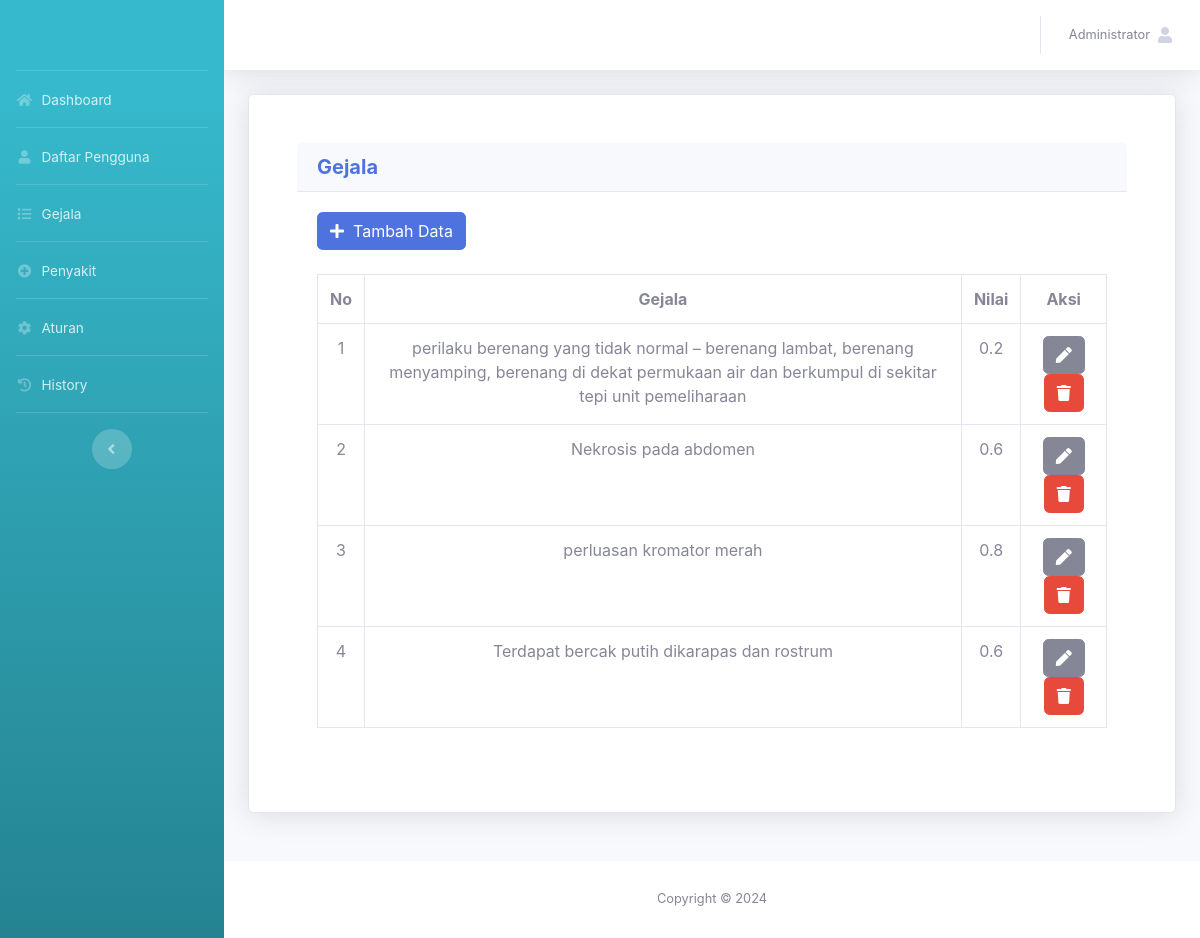
The page /admin/gejala.php (signed in) on the database its author committed.
### tables this page shows
CREATE TABLE `tb_akun` (
  `id_akun` int(11) NOT NULL,
  `nama_lengkap` varchar(50) NOT NULL,
  `username` varchar(50) NOT NULL,
  `password` varchar(50) NOT NULL,
  `level` varchar(30) NOT NULL
);

CREATE TABLE `tb_gejala` (
  `id_gejala` int(11) NOT NULL,
  `nama_gejala` text NOT NULL,
  `nilai_gejala` double NOT NULL
);

### admin/gejala.php (the view, shortened to what this page needs)
<?php
include '../assets/conn/config.php';
include 'header.php';
?>
<div class="container">
	<div class="card shadow p-5 mb-5">
		<div class = "card-header">
            <h5 class= "m-0 font-weight-bold text-primary">Gejala</h5>
        </div>
        <div class="card-body">
            <a href="tambah_gejala.php" class="btn btn-primary"><span class="fa fa-plus">
                </span>&nbsp; Tambah Data</a>
                <br>
                <br>
                <div class="table-responsive">
                    <table class="table table-bordered">
                        <tr>
                            <th class="text-center">No</th>
                            <th class="text-center">Gejala</th>
                            <th class="text-center">Nilai</th>
                            <th class="text-center">Aksi</th>
                        </tr>
                        <?php
                        $gejala =mysqli_query($conn, "SELECT * FROM tb_gejala ORDER BY id_gejala");
                        $no=1;
                        while($a=mysqli_fetch_array($gejala)){?>
                        <tr>
                            <td class="text-center"><?= $no++ ?></td>
                            <td class="text-center"><?= $a['nama_gejala']?></td>
                            <td class="text-center"><?= $a['nilai_gejala'] ?></td>
                            <td class="text-center">
                                <a href="edit_gejala.php?id_gejala=<?= $a['id_gejala'] ?>"
                                class="btn btn-secondary"><span class="fa fa-pen"></span></a>
                                <a href="gejala.php?id_gejala=<?= $a['id_gejala'] ?>&aksi=hapus" class="btn btn-danger"  onclick="return confirm('Apakah Anda yakin ingin menghapus data ini?');"><span class="fa fa-trash"></span></a>
                            </td>
                        </tr>
                        <?php }?>
                    </table>
                </div>
        </div>
    </div>
</div>
<?php
include 'footer.php';
?>

### admin/header.php (shortened to what this page needs)
<?php
include '../assets/conn/config.php';
?>
<!DOCTYPE html>
<html lang="en">
<head>
  <link href="../assets/vendor/fontawesome-free/css/all.min.css" rel="stylesheet" type="text/css">
  <link href="../assets/css/sb-admin-2.min.css" rel="stylesheet">
  <link href="../assets/vendor/datatables/dataTables.bootstrap4.min.css" rel="stylesheet">
</head>
<body id="page-top">
 <div id="wrapper">
  <ul class="navbar-nav bg-gradient-info sidebar sidebar-dark accordion" id="accordionSidebar">
    <a class="sidebar-brand d-flex align-items-center justify-content-center" href="index">
    </a>
    <hr class="sidebar-divider my-0">
    <li class="nav-item">
      <a class="nav-link" href="index.php">
        <i class="fas fa-fw fa-home"></i>
        <span>Dashboard</span></a>
      </li>
      <hr class="sidebar-divider my-0">
      <li class="nav-item">
        <a class="nav-link" href="daftar_pengguna.php">
          <i class="fas fa-fw fa-user"></i>
          <span>Daftar Pengguna</span></a>
      </li>
      <hr class="sidebar-divider my-0">
      <li class="nav-item">
        <a class="nav-link" href="gejala.php">
          <i class="fas fa-fw fa-list"></i>
          <span>Gejala</span></a>
      </li>
      <hr class="sidebar-divider my-0">
      <li class="nav-item">
        <a class="nav-link" href="penyakit.php">
          <i class="fas fa-fw fa-plus-circle"></i>
          <span>Penyakit</span></a>
      </li>
      <hr class="sidebar-divider my-0">
      <li class="nav-item">
        <a class="nav-link" href="aturan.php">
          <i class="fas fa-fw fa-cog"></i>
          <span>Aturan</span></a>
      </li>
      <hr class="sidebar-divider my-0">
      <li class="nav-item">
        <a class="nav-link" href="history.php">
          <i class="fas fa-fw fa-history"></i>
          <span>History</span></a>
      </li>
      <hr class="sidebar-divider d-none d-md-block">
      <div class="text-center d-none d-md-inline">
        <button class="rounded-circle border-0" id="sidebarToggle"></button>
      </div>
    </ul>
    <div id="content-wrapper" class="d-flex flex-column">
      <div id="content">
        <nav class="navbar navbar-expand navbar-light bg-white topbar mb-4 static-top shadow">
          <ul class="navbar-nav ml-auto">
            <li class="nav-item dropdown no-arrow">
              <a class="nav-link dropdown-toggle" href="#" id="userDropdown" role="button"
              data-toggle="dropdown" aria-haspopup="true" aria-expanded="false">
              <?php
              $username=$_SESSION['username'];
              $det=mysqli_query($conn,"select * from tb_akun where username='$username'");
              while($d=mysqli_fetch_array($det)){
                ?>
                <span class="mr-2 d-none d-lg-inline text-gray-600 small"><?php echo $d['nama_lengkap'] ?></span>
                <?php
              }
              ?>
              <span class="fa fa-user"><span>
              </a>
          </li>
        </ul>
      </nav>
    </div>
</body>
</html>

### rows shown on the page
tb_akun: nama_lengkap "Administrator"
tb_gejala: nama_gejala "perilaku berenang yang tidak normal – berenang lambat, berenang menyamping, berenang di dekat permukaan air dan berkumpul di sekitar tepi unit pemeliharaan", nilai_gejala "0.2"
tb_gejala: nama_gejala "Nekrosis pada abdomen", nilai_gejala "0.6"
tb_gejala: nama_gejala "perluasan kromator merah", nilai_gejala "0.8"
tb_gejala: nama_gejala "Terdapat bercak putih dikarapas dan rostrum", nilai_gejala "0.6"
